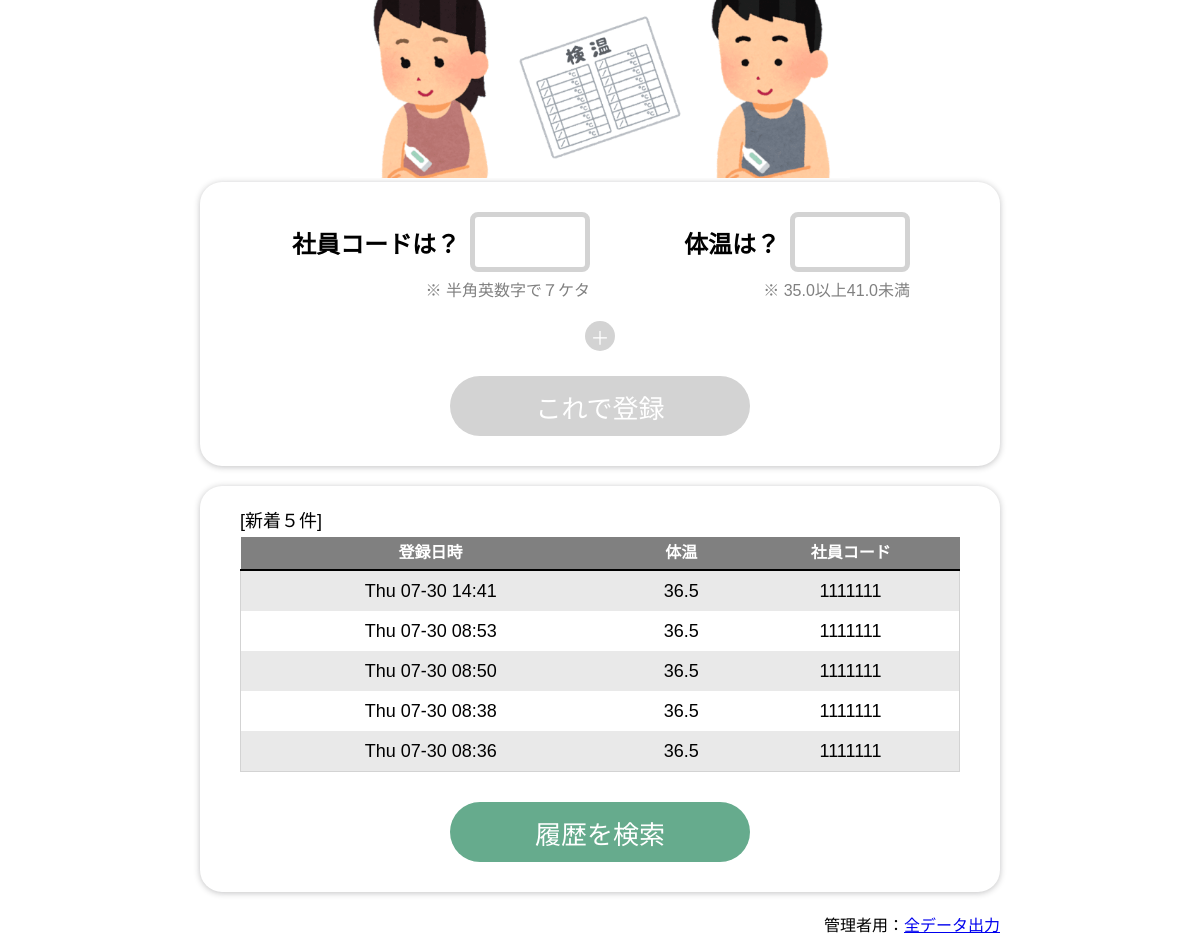
Before: / with the older database file.
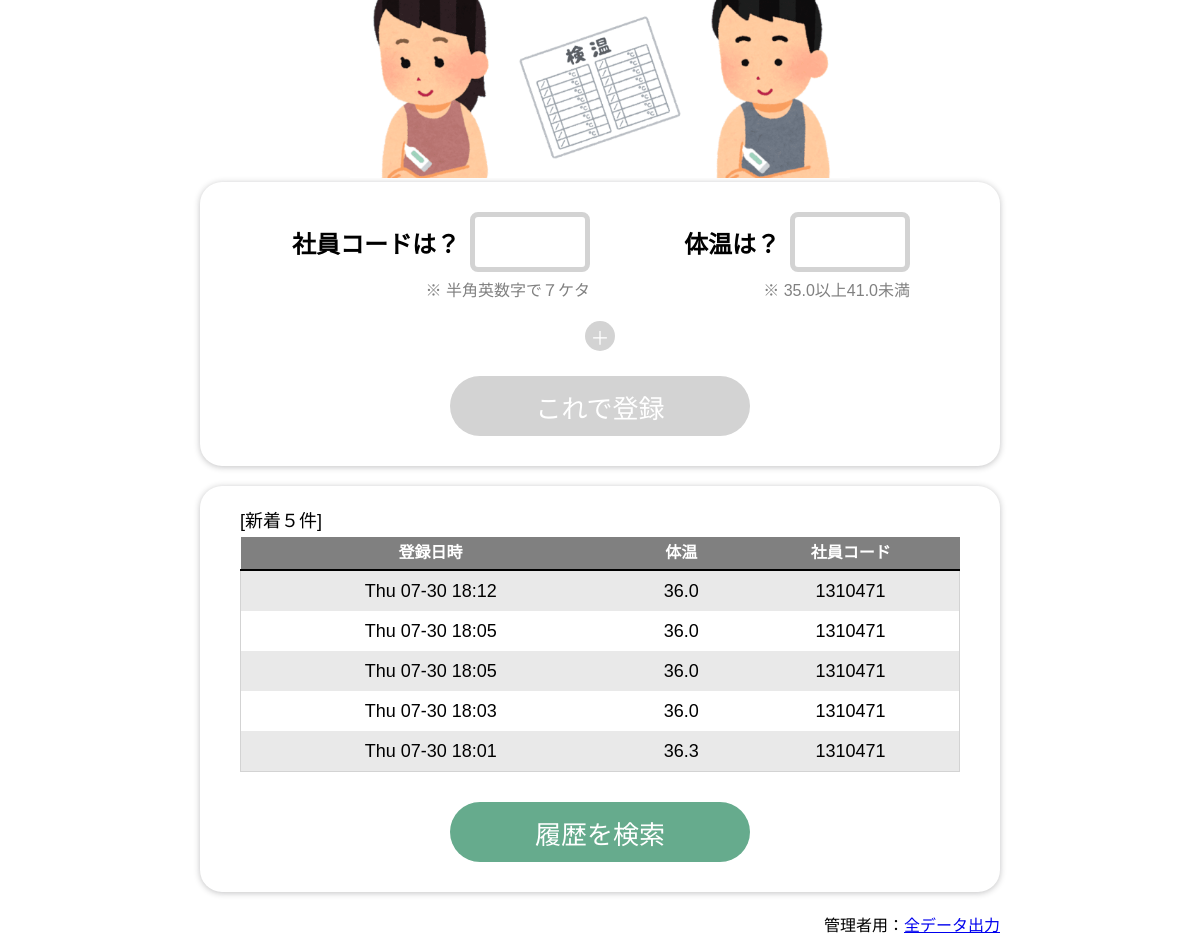
After: the same page with the newer database file.
### main/models.py (models this page shows, shortened)
class Entry(db.Model):
    id = db.Column(db.Integer, primary_key=True)
    jcode = db.Column(db.String)
    temp = db.Column(db.Float)
    date = db.Column(db.DateTime)
    breathlessness = db.Column(db.String)
    dullness = db.Column(db.String)
    comment = db.Column(db.String)

### main/views.py (the view)
@app.route('/', methods=['get','post'])
def show_entries():
    entries_head = Entry.query\
                    .order_by(desc(Entry.date))\
                    .limit(5)\
                    .all()
    return flask.render_template('entry.html', entries_head=entries_head)

### main/templates/entry.html (shortened to what this page needs)
<!DOCTYPE html>
<html lang="ja">
  <head>
    <link rel="stylesheet" href="../static/style.css">
  </head>
  <body>
    <div id="top-container">
      <img id="top-img" src="../static/ken-on-top.png">
    </div>
    <div class="module-container">
      <form action="{{ url_for('add_entry') }}" method=post autocomplete="on">
        <div class="qa-area">
          <div class="jcode-box" >
            <div class="qa-set">
              <div class="q-line">
                <p>社員コードは？</p>
              </div>
              <div class="a-form">
                <input type="text" name="jcode" id="input1" maxlength="7">
              </div>
            </div>
            <div class="alert-line">
              <p id="alert1"> ※ 半角英数字で７ケタ</p>
            </div>
          </div>
          <div class="temp-box">
            <div class="qa-set">
              <div class="q-line">
                <p>体温は？</p>
              </div>
              <div class="a-form">
                <input type="text" name="temp" id="input2" maxlength="4">
              </div>
            </div>
            <div class="alert-line">
              <p id="alert2"> ※ 35.0以上41.0未満</p>
            </div>
          </div>
        </div>
        <div class="extra-area">
          <div>
            <button type="button" id="extra-btn">＋</button>
          </div>
        </div>
        <div class="submit-area">
          <button type="submit" id="enter-btn">これで登録</button>
        </div>
      </form>
    </div>
    <div class="module-container">
      <div class="logs-area">
        <p>[新着５件]</p>
        <div class="logs-box5">
          <table class="logs-table" align=left>
            <thead>
              <tr>
                <th>登録日時</th>
                <th>体温</th>
                <th>社員コード</th>
              </tr>
            </thead>
            <tbody>
              {% for entry in entries_head %}
              <tr>
                <td>{{entry.date.strftime('%a %m-%d %H:%M')}}</td>
                <td>{{entry.temp}}</td>
                <td>{{entry.jcode}}</td>
              </tr>
              {% endfor %}
            </tbody>
          </table>
        </div>
      </div>
      <form action="{{ url_for('specify_logs') }}" method=post>
        <div class="submit-area">
          <button type="submit" id="std-btn">履歴を検索</button>
        </div>
      </form>
    </div>
    <div class="container" id="admin-link">
      <p>管理者用：<a href="/download/all">全データ出力</a></p>
    </div>
  </body>
</html>

### main/static/style.css (style rules this page uses)
body { margin: auto 0px; width: 100%; background: white; font-family: sans-serif; }
#top-container { width:90%; max-width: 500px; margin: 0px auto; text-align: center; }
#top-img { width: 100%; }
.container, .module-container { width: 90%; max-width: 800px; min-width: 640px; margin: 0px auto; }
.module-container { padding: 10px 0px; box-shadow: 0 1px 6px 0 rgba(32, 33, 36, .28); border-radius: 22px; margin-bottom: 20px; }
.qa-area { width: 640px; margin: 0px auto; padding-top: 20px; display: flex; }
.extra-area { margin: 0px auto; text-align: center; }
.submit-area { margin: 0px auto; padding-bottom: 20px; text-align: center; }
.logs-area { width: 90%; max-width: 720px; margin: 0px auto; }
.jcode-box, .temp-box { font-size: 18px; margin: 0px auto; }
.qa-set { width: 100%; display: flex; align-items: center; }
.q-line { width: 180px; }
.q-line p { text-align: right; margin-top: 0px; margin-bottom: 0px; margin-right: 10px; font-size: 24px; font-weight: bold; }
.a-form input { width: 100px; padding: 0 5px; font-size: 24px; height: 50px; background-color: white; border-color: #d3d3d3; border-radius: 8px; border-style: solid; border-width: thick; -webkit-appearance: none; outline-style: none; }
.alert-line { width: 100%; margin-bottom: 20px; }
.alert-line p { margin: 5px 0px 10px 0px; text-align: right; font-size: 16px; color: gray; }
button { align-content: center; width: 300px; height: 60px; color: white; font-size: 26px; margin-top: 25px; margin-bottom: 0px; padding: 0 20px; border: none; border-radius: 40px; background-color: #66AB8D; cursor: pointer; }
#extra-btn { width: 30px; height: 30px; margin: 0px auto; padding: 0px; font-size: 19px; border-radius: 15px; background-color: #d3d3d3; cursor: default; }
#enter-btn { background-color: #d3d3d3; cursor: default; }
.logs-area p { margin: 10px auto 5px auto; font-size: 18px; }
.logs-box5 { height: 240px; overflow: auto; }
.logs-table { table-layout: auto; width: 100%; border-collapse: collapse; border-spacing: 0; color: black; font-size: 18px; }
.logs-table thead { color: white; background: gray; border-bottom: 2px solid black; font-size: 16px; text-align: center; line-height: 30px; }
.logs-table tbody tr:nth-child(odd) { background: #e9e9e9; }
.logs-table tbody tr:nth-child(even) { background: #ffffff; }
.logs-table tbody { text-align: center; vertical-align: middle; line-height: 40px; white-space: normal; max-width: none; border: solid 1px #d3d3d3; }
.logs-table td { padding: 0em 0.3em; }
#admin-link { text-align: right; }

Changed rows visible on the page:
no longer on this page (row unchanged): Entry: date "Thu 07-30 14:41", temp "36.5", jcode "1111111"
no longer on this page (row unchanged): Entry: date "Thu 07-30 08:53", temp "36.5", jcode "1111111"
no longer on this page (row unchanged): Entry: date "Thu 07-30 08:50", temp "36.5", jcode "1111111"
no longer on this page (row unchanged): Entry: date "Thu 07-30 08:38", temp "36.5", jcode "1111111"
no longer on this page (row unchanged): Entry: date "Thu 07-30 08:36", temp "36.5", jcode "1111111"
added Entry: date "Thu 07-30 18:12", temp "36.0", jcode "1310471"
added Entry: date "Thu 07-30 18:05", temp "36.0", jcode "1310471"
added Entry: date "Thu 07-30 18:05", temp "36.0", jcode "1310471"
added Entry: date "Thu 07-30 18:03", temp "36.0", jcode "1310471"
added Entry: date "Thu 07-30 18:01", temp "36.3", jcode "1310471"
